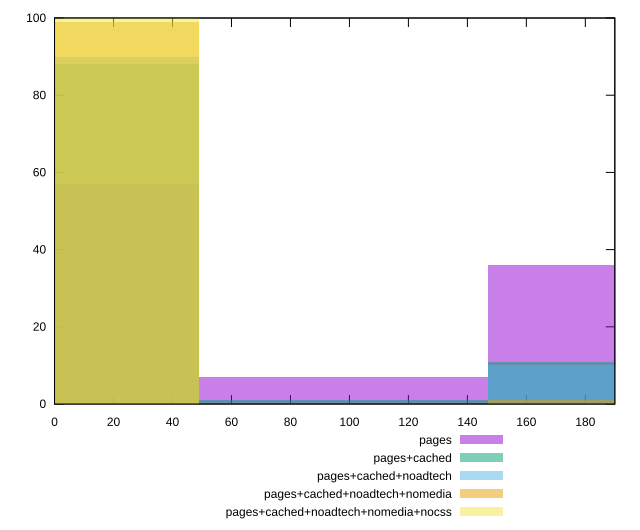

Here is the gnuplot script that generated this plot:
reset

$pages <<EOF
0 57
195.88592562210354 36
97.94296281105177 7
EOF

$pagesCached <<EOF
0 88
195.88592562210354 11
97.94296281105177 1
EOF

$pagesCachedNoadtech <<EOF
0 90
195.88592562210354 10
EOF

$pagesCachedNoadtechNomedia <<EOF
0 99
195.88592562210354 1
EOF

$pagesCachedNoadtechNomediaNocss <<EOF
0 100
EOF

set key outside below
set boxwidth 97.94296281105177
set xrange [0:190]
set yrange [0:100]
set trange [0:100]
set style fill transparent solid 0.5 noborder
set terminal svg size 640, 530 enhanced background rgb 'white'
set output "report_00014_2021-02-09T15:56:05.503Z/unminified-css/comparison/histogram/all_raw.svg"

plot $pages title "pages" with boxes, \
     $pagesCached title "pages+cached" with boxes, \
     $pagesCachedNoadtech title "pages+cached+noadtech" with boxes, \
     $pagesCachedNoadtechNomedia title "pages+cached+noadtech+nomedia" with boxes, \
     $pagesCachedNoadtechNomediaNocss title "pages+cached+noadtech+nomedia+nocss" with boxes

reset
